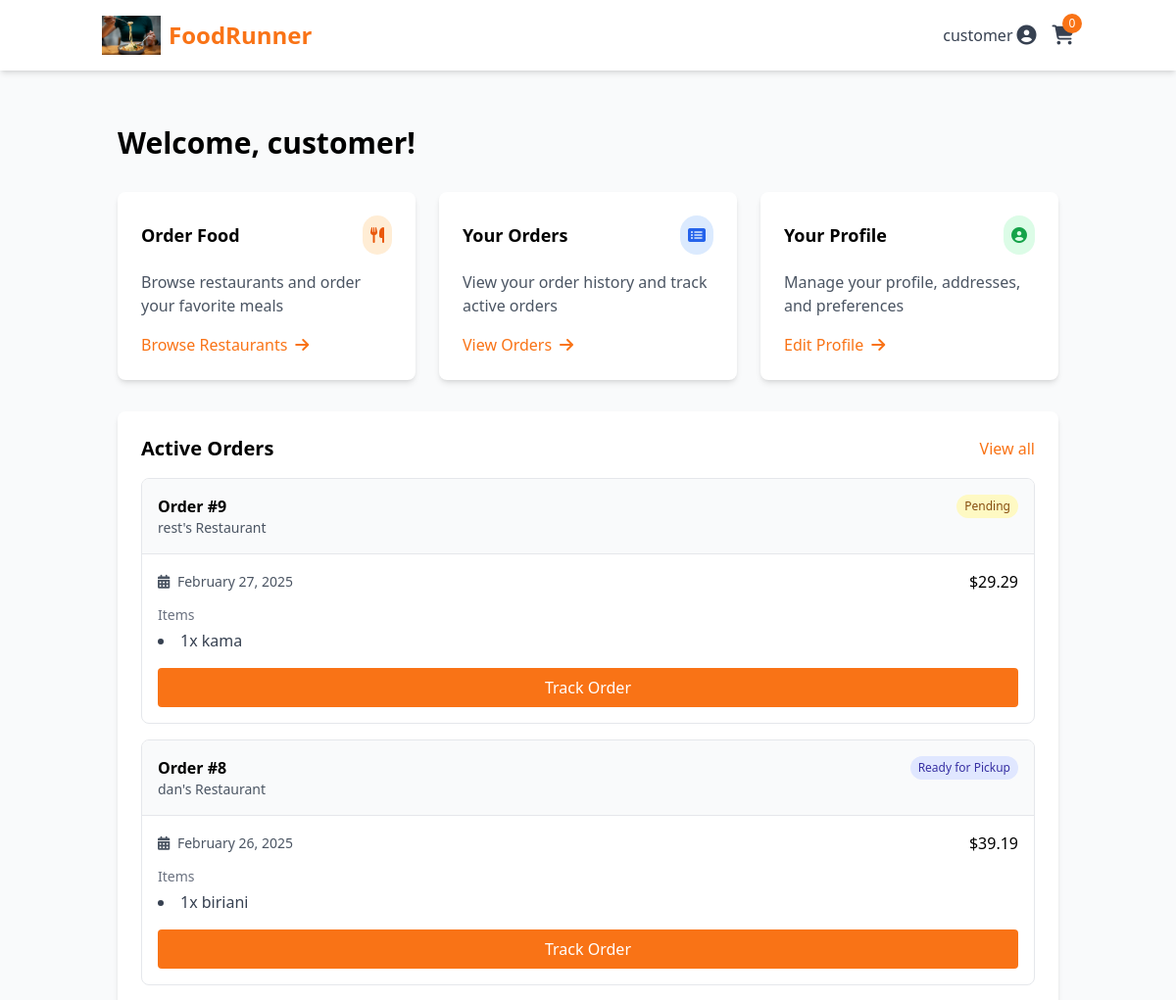
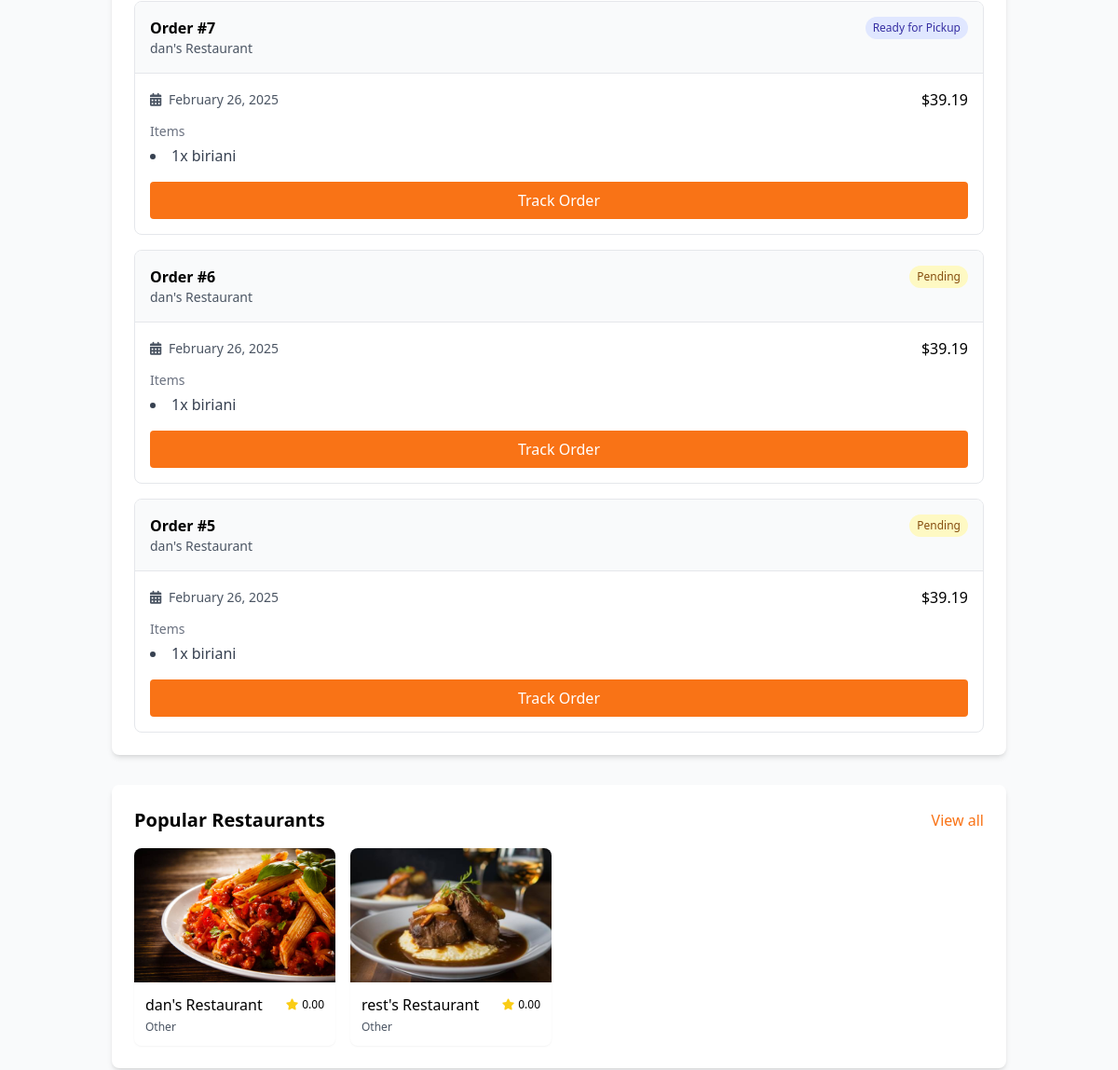
The page /customer/dashboard/ (signed in, upper part) on the database as committed earlier (2 pictures, top to bottom).
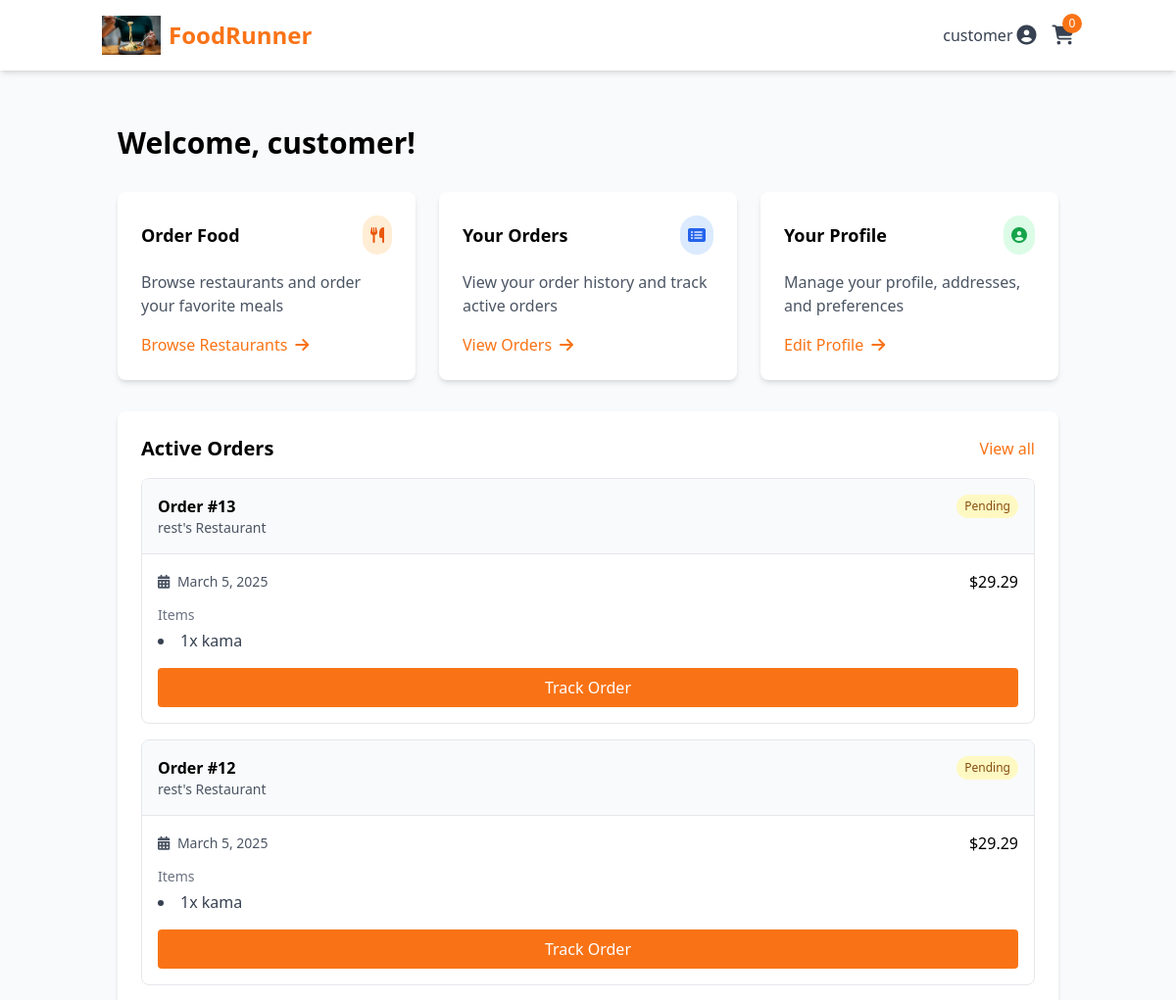
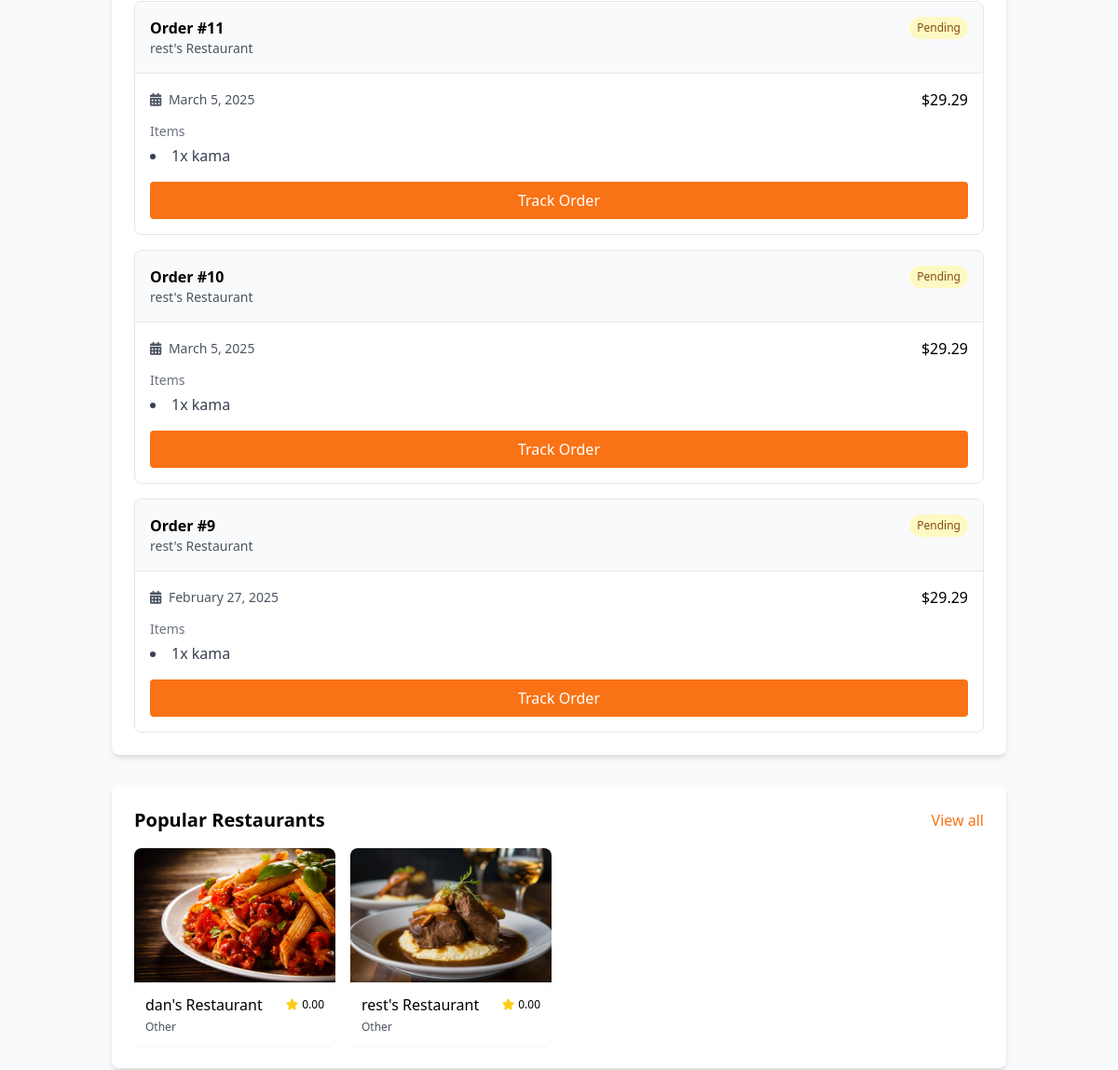
The same page on the database as committed later (2 pictures, top to bottom).
### customers/models.py (models this page shows, shortened)
class Order(models.Model):
    STATUS_CHOICES = (
        ('pending', 'Pending'),
        ('confirmed', 'Confirmed'),
        ('preparing', 'Preparing'),
        ('ready_for_pickup', 'Ready for Pickup'),
        ('out_for_delivery', 'Out for Delivery'),
        ('delivered', 'Delivered'),
        ('cancelled', 'Cancelled'),
    )
    customer = models.ForeignKey(settings.AUTH_USER_MODEL, on_delete=models.CASCADE, related_name='orders')
    restaurant = models.ForeignKey(Restaurant, on_delete=models.CASCADE, related_name='orders')
    delivery_person = models.ForeignKey(
        settings.AUTH_USER_MODEL,
        on_delete=models.SET_NULL,
        null=True,
        blank=True,
        related_name='deliveries'
    )
    delivery_address = models.ForeignKey('core.Address', on_delete=models.SET_NULL, null=True)
    status = models.CharField(max_length=20, choices=STATUS_CHOICES, default='pending')
    total_amount = models.DecimalField(max_digits=8, decimal_places=2)
    delivery_fee = models.DecimalField(max_digits=5, decimal_places=2)
    tax_amount = models.DecimalField(max_digits=6, decimal_places=2)
    payment_status = models.CharField(max_length=20, default='pending')
    payment_method = models.CharField(max_length=50, default='stripe')
    stripe_payment_intent_id = models.CharField(max_length=255, blank=True, null=True)
    estimated_delivery_time = models.DateTimeField(null=True, blank=True)
    actual_delivery_time = models.DateTimeField(null=True, blank=True)
    special_instructions = models.TextField(blank=True)
    created_at = models.DateTimeField(auto_now_add=True)
    updated_at = models.DateTimeField(auto_now=True)
    @property
    def order_total(self):
        return self.total_amount + self.delivery_fee + self.tax_amount

class OrderItem(models.Model):
    order = models.ForeignKey(Order, on_delete=models.CASCADE, related_name='items')
    menu_item = models.ForeignKey(MenuItem, on_delete=models.CASCADE)
    quantity = models.PositiveIntegerField(default=1)
    price = models.DecimalField(max_digits=6, decimal_places=2)  # Price at time of order
    special_instructions = models.TextField(blank=True)

### restaurants/models.py (models this page shows, shortened)
class Restaurant(models.Model):
    manager = models.OneToOneField(settings.AUTH_USER_MODEL, on_delete=models.CASCADE)
    name = models.CharField(max_length=100)
    description = models.TextField()
    logo = models.ImageField(upload_to='restaurant_logos/')
    banner_image = models.ImageField(upload_to='restaurant_banners/', blank=True, null=True)
    address = models.OneToOneField(Address, on_delete=models.CASCADE)
    cuisine_type = models.CharField(max_length=50)
    phone = models.CharField(max_length=15)
    email = models.EmailField()
    website = models.URLField(blank=True, null=True)
    is_active = models.BooleanField(default=True)
    average_rating = models.DecimalField(max_digits=3, decimal_places=2, default=0.0)
    delivery_fee = models.DecimalField(max_digits=5, decimal_places=2, default=0.0)
    min_order_amount = models.DecimalField(max_digits=6, decimal_places=2, default=0.0)
    preparation_time = models.PositiveIntegerField(default=30, help_text='Average preparation time in minutes')
    opening_time = models.TimeField()
    closing_time = models.TimeField()
    created_at = models.DateTimeField(auto_now_add=True)
    updated_at = models.DateTimeField(auto_now=True)

class MenuItem(models.Model):
    CATEGORY_CHOICES = (
        ('appetizer', 'Appetizer'),
        ('main', 'Main Course'),
        ('dessert', 'Dessert'),
        ('beverage', 'Beverage'),
        ('side', 'Side Dish'),
    )
    restaurant = models.ForeignKey(Restaurant, on_delete=models.CASCADE, related_name='menu_items')
    name = models.CharField(max_length=100)
    description = models.TextField()
    image = models.ImageField(upload_to='menu_items/')
    price = models.DecimalField(max_digits=6, decimal_places=2)
    category = models.CharField(max_length=20, choices=CATEGORY_CHOICES)
    is_vegetarian = models.BooleanField(default=False)
    is_vegan = models.BooleanField(default=False)
    is_gluten_free = models.BooleanField(default=False)
    spice_level = models.PositiveSmallIntegerField(default=0, help_text='Spice level from 0 to 5')
    is_available = models.BooleanField(default=True)
    preparation_time = models.PositiveIntegerField(default=15, help_text='Preparation time in minutes')
    created_at = models.DateTimeField(auto_now_add=True)
    updated_at = models.DateTimeField(auto_now=True)

### customers/views.py (the view)
# urls.py: path('dashboard/', views.dashboard, name='dashboard'),
@login_required
def dashboard(request):
    active_orders = Order.objects.filter(
        customer=request.user,
        status__in=['pending', 'confirmed', 'preparing', 'ready_for_pickup', 'out_for_delivery']
    ).order_by('-created_at')[:5]
    recent_orders = Order.objects.filter(
        customer=request.user,
        status='delivered'
    ).order_by('-created_at')[:5]
    favorite_restaurants = Restaurant.objects.filter(
        orders__customer=request.user
    ).distinct().order_by('-average_rating')[:4]
    if not favorite_restaurants.exists():
        favorite_restaurants = Restaurant.objects.filter(
            is_active=True
        ).order_by('-average_rating')[:4]
    context = {
        'active_orders': active_orders,
        'recent_orders': recent_orders,
        'favorite_restaurants': favorite_restaurants,
    }
    return render(request, 'customers/dashboard.html', context)

### customers/models.py (called while the page is built)
    @property
    def item_count(self):
        return self.items.count()

### customers/templates/customers/dashboard.html (shortened to what the changed rows need)
{% extends 'base.html' %}
{% load static %}
{% block content %}
<div class="container mx-auto px-4 py-8">
    <h1 class="text-3xl font-bold mb-8">Welcome, {{ request.user.first_name }}!</h1>
    <div class="bg-white rounded-lg shadow-md p-6 mb-8">
        <div class="flex justify-between items-center mb-4">
            <h2 class="text-xl font-semibold">Active Orders</h2>
        </div>
        {% if active_orders %}
            <div class="space-y-4">
                {% for order in active_orders %}
                    <div class="border rounded-lg overflow-hidden">
                        <div class="bg-gray-50 p-4 border-b">
                            <div class="flex justify-between items-start">
                                <div>
                                    <h3 class="font-semibold">Order #{{ order.id }}</h3>
                                    <p class="text-sm text-gray-600">{{ order.restaurant.name }}</p>
                                </div>
                                <span class="px-2 py-1 rounded-full text-xs
                                    {% if order.status == 'pending' %}bg-yellow-100 text-yellow-800
                                    {% elif order.status == 'confirmed' %}bg-blue-100 text-blue-800
                                    {% elif order.status == 'preparing' %}bg-purple-100 text-purple-800
                                    {% elif order.status == 'ready_for_pickup' %}bg-indigo-100 text-indigo-800
                                    {% elif order.status == 'out_for_delivery' %}bg-orange-100 text-orange-800
                                    {% endif %}">
                                    {{ order.get_status_display }}
                                </span>
                            </div>
                        </div>
                        <div class="p-4">
                            <div class="flex justify-between items-center mb-3">
                                <div class="text-sm text-gray-600">
                                    <i class="fas fa-calendar-alt mr-1"></i> {{ order.created_at|date:"F j, Y" }}
                                </div>
                                <div class="font-medium">${{ order.order_total }}</div>
                            </div>
                            <div class="mb-4">
                                <h4 class="text-sm font-medium text-gray-500 mb-1">Items</h4>
                                <ul class="list-disc list-inside text-gray-700">
                                    {% for item in order.items.all|slice:":3" %}
                                        <li>{{ item.quantity }}x {{ item.menu_item.name }}</li>
                                    {% endfor %}
                                </ul>
                            </div>
                            <a href="{% url 'customers:order_detail' order.id %}" class="block w-full py-2 bg-orange-500 text-white text-center rounded hover:bg-orange-600 transition duration-200">
                                Track Order
                            </a>
                        </div>
                    </div>
                {% endfor %}
            </div>
        {% endif %}
    </div>
    <div class="bg-white rounded-lg shadow-md p-6">
        <div class="flex justify-between items-center mb-4">
            <h2 class="text-xl font-semibold">Popular Restaurants</h2>
        </div>
        {% if favorite_restaurants %}
            <div class="grid grid-cols-1 sm:grid-cols-2 lg:grid-cols-4 gap-4">
                {% for restaurant in favorite_restaurants %}
                    <a href="{% url 'customers:restaurant_detail' restaurant.id %}" class="block rounded-lg overflow-hidden shadow-sm hover:shadow-md transition duration-200">
                        <div class="h-36 overflow-hidden">
                            {% if restaurant.banner_image %}
                                <img src="{{ restaurant.banner_image.url }}" alt="{{ restaurant.name }}" class="w-full h-full object-cover">
                            {% else %}
                                <div class="w-full h-full bg-gray-200 flex items-center justify-center">
                                    <i class="fas fa-utensils text-gray-400 text-3xl"></i>
                                </div>
                            {% endif %}
                        </div>
                        <div class="p-3">
                            <div class="flex items-center justify-between mb-1">
                                <h3 class="font-medium">{{ restaurant.name }}</h3>
                                <div class="flex items-center">
                                    <i class="fas fa-star text-yellow-400 text-xs mr-1"></i>
                                    <span class="text-xs">{{ restaurant.average_rating }}</span>
                                </div>
                            </div>
                            <p class="text-xs text-gray-600">{{ restaurant.cuisine_type }}</p>
                        </div>
                    </a>
                {% endfor %}
            </div>
        {% endif %}
    </div>
</div>
{% endblock %}

Rows that differ between the two databases and show on the page:
no longer on this page (row unchanged): Order: id "8", restaurant.name "dan's Restaurant", status "Ready for Pickup", created_at "February 26, 2025", order_total "39.19"
no longer on this page (row unchanged): OrderItem: quantity "1", menu_item.name "biriani", shown under "8"
no longer on this page (row unchanged): Order: id "7", restaurant.name "dan's Restaurant", status "Ready for Pickup", created_at "February 26, 2025", order_total "39.19"
no longer on this page (row unchanged): OrderItem: quantity "1", menu_item.name "biriani", shown under "7"
no longer on this page (row unchanged): Order: id "6", restaurant.name "dan's Restaurant", status "Pending", created_at "February 26, 2025", order_total "39.19"
no longer on this page (row unchanged): OrderItem: quantity "1", menu_item.name "biriani", shown under "6"
no longer on this page (row unchanged): Order: id "5", restaurant.name "dan's Restaurant", status "Pending", created_at "February 26, 2025", order_total "39.19"
no longer on this page (row unchanged): OrderItem: quantity "1", menu_item.name "biriani", shown under "5"
added Order: id "13", restaurant.name "rest's Restaurant", status "Pending", created_at "March 5, 2025", order_total "29.29"
added OrderItem: quantity "1", menu_item.name "kama", shown under "13"
added Order: id "12", restaurant.name "rest's Restaurant", status "Pending", created_at "March 5, 2025", order_total "29.29"
added OrderItem: quantity "1", menu_item.name "kama", shown under "12"
added Order: id "11", restaurant.name "rest's Restaurant", status "Pending", created_at "March 5, 2025", order_total "29.29"
added OrderItem: quantity "1", menu_item.name "kama", shown under "11"
added Order: id "10", restaurant.name "rest's Restaurant", status "Pending", created_at "March 5, 2025", order_total "29.29"
added OrderItem: quantity "1", menu_item.name "kama", shown under "10"
